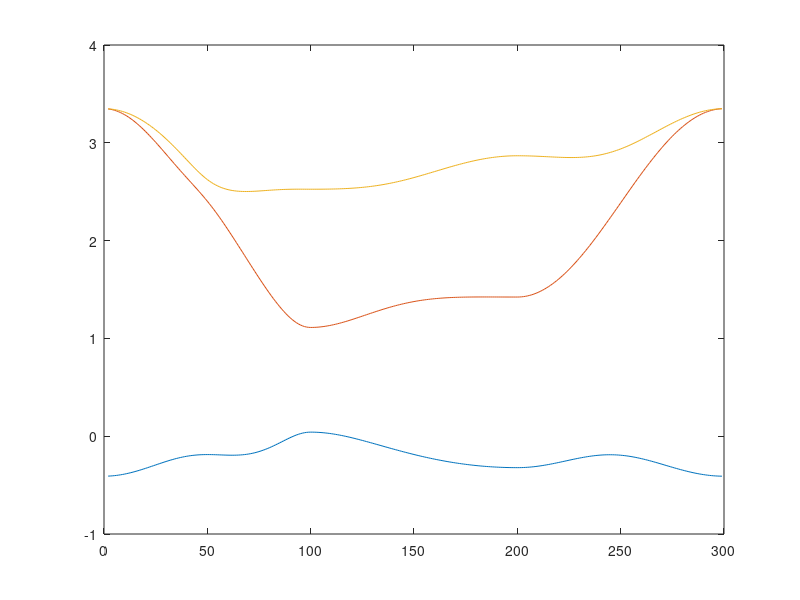

Write the MATLAB code that produced this figure.
clear;
eps1=0.605;
eps2=1.972;
t0=-0.169;
t1=0.228;
t2=0.390;
t11=0.207;
t12=0.239;
t22=0.252;

for j=1:100
    alpha(j)=2*pi*j/(3*100);
    beta(j)=0;
    alpha(100+j)=2*pi/3-pi/6*(j/100);
    beta(j+100)=pi/2*(j/100);
    alpha(200+j)=pi/2-pi/2*(j/100);
    beta(200+j)=pi/2-pi/2*(j/100);
end

for k=1:300
    H(1,1)=2*t0*(cos(2*alpha(k))+2*cos(alpha(k))*cos(beta(k)))+eps1;
    H(1,2)=-2*sqrt(3)*t2*sin(alpha(k))*sin(beta(k))+2*1i*t1*(sin(2*alpha(k))+sin(alpha(k))*cos(beta(k)));
    H(1,3)=2*t2*(cos(2*alpha(k))-cos(alpha(k))*cos(beta(k)))+2*sqrt(3)*1i*t1*cos(alpha(k))*sin(beta(k));
    H(2,2)=2*t11*cos(2*alpha(k))+(t11+3*t22)*cos(alpha(k))*cos(beta(k))+eps2;
    H(3,3)=2*t22*cos(2*alpha(k))+(3*t11+t22)*cos(alpha(k))*cos(beta(k))+eps2;
    H(2,3)=sqrt(3)*(t22-t11)*sin(alpha(k))*sin(beta(k))+4*1i*t12*sin(alpha(k))*(cos(alpha(k))-cos(beta(k)));
    H(2,1)=conj(H(1,2));
    H(3,1)=conj(H(1,3));
    H(3,2)=conj(H(2,3));
    E=sort(eig(H));
    E1(k)=E(1);
    E2(k)=E(2);
    E3(k)=E(3);
end
xax=(1:1:300);
plot(xax(2:299),E1(2:299))
hold on
plot(xax(2:299),E2(2:299))
plot(xax(2:299),E3(2:299))